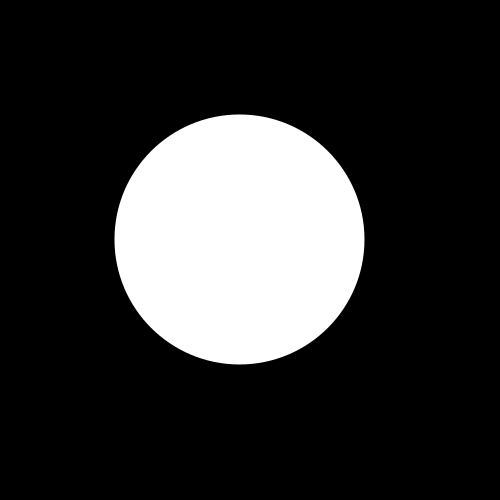
#> input picture Experiment_Data/01222026/dot2.png, 500 x 500 px, found by its file name
$ python prep.py
#> lines starting #> are read from the running program, lines starting #| are printed output that depends on the picture

import cv2
import numpy as np
import matplotlib.pyplot as plt
import os

def load_and_crop(path, target_shape=None):
    """Load, Center Crop (Aspect Ratio Preserved), and Resize."""
    img = cv2.imread(path)
    if img is None: raise FileNotFoundError(f"Image not found at {path}")
    if len(img.shape) == 3: img_gray = cv2.cvtColor(img, cv2.COLOR_BGR2GRAY)
    else: img_gray = img

    if target_shape is None: return img_gray

    h, w = img_gray.shape
    target_h, target_w = target_shape
    crop_size = min(h, w)

    center_y, center_x = h // 2, w // 2
    start_x = center_x - (crop_size // 2)
    start_y = center_y - (crop_size // 2)

    cropped_img = img_gray[start_y:start_y+crop_size, start_x:start_x+crop_size]
    resized_img = cv2.resize(cropped_img, (target_w, target_h), interpolation=cv2.INTER_AREA)
    return resized_img

def get_centroid_and_area(img, sigma=0):
    """Calculate Centroid and Area with optional blur for stability."""
    proc_img = img.copy()
    if sigma > 0: proc_img = cv2.GaussianBlur(proc_img, (0, 0), sigma)
    _, thresh = cv2.threshold(proc_img, 30, 255, cv2.THRESH_TOZERO)
    M = cv2.moments(thresh)
    if M["m00"] == 0: return (img.shape[1]/2, img.shape[0]/2), 1.0
    cX = int(M["m10"] / M["m00"])
    cY = int(M["m01"] / M["m00"])
    area = M["m00"]
    return (cX, cY), area

def align_and_scale(source, target, sigma=0, manual_shift=(0,0), manual_scale_mult=1.0):
    """Aligns source to target (Auto + Manual Offset)."""
    h, w = target.shape

    # Auto Calc
    (cX_src, cY_src), area_src = get_centroid_and_area(source, sigma=sigma)
    (cX_tgt, cY_tgt), area_tgt = get_centroid_and_area(target, sigma=0)

    # Shift
    dx = (cX_tgt - cX_src) + manual_shift[0]
    dy = (cY_tgt - cY_src) + manual_shift[1]
    M_trans = np.float32([[1, 0, dx], [0, 1, dy]])
    translated_img = cv2.warpAffine(source, M_trans, (w, h))

    # Scale
    auto_scale = np.sqrt(area_tgt / area_src)
    final_scale = auto_scale * manual_scale_mult
    M_scale = cv2.getRotationMatrix2D((cX_tgt, cY_tgt), 0, final_scale)
    scaled_img = cv2.warpAffine(translated_img, M_scale, (w, h))

    return scaled_img, (dx, dy), final_scale

def normalize_intensity(img):
    """Normalize to 0.0 ~ 1.0"""
    img_float = img.astype(float)
    min_val, max_val = np.min(img_float), np.max(img_float)
    if max_val - min_val == 0: return img_float
    return (img_float - min_val) / (max_val - min_val)

def calculate_psnr(img1, img2):
    """Calculate PSNR between two normalized images (0.0 ~ 1.0)."""
    mse = np.mean((img1 - img2) ** 2)
    if mse == 0:
        return float('inf') # Perfect match
    max_pixel = 1.0
    psnr = 20 * np.log10(max_pixel / np.sqrt(mse))
    return psnr

# --- Main Execution ---

# 1. Path Setup (Change these paths if needed)
camera_img_path = '01222026/Image__2026-01-20__17-34-22.jpg'
target_img_path = '01222026/dot2.png'

# 2. Check & Load
if not os.path.exists(target_img_path):
    print(f"Warning: Target file not found at {os.getcwd()}")
    # For demo purposes, creating a dummy target if file is missing (Remove this in real use)
    target_img = np.zeros((512, 512), dtype=np.uint8)
    cv2.circle(target_img, (256, 256), 100, 255, -1)
else:
    target_img = cv2.imread(target_img_path, cv2.IMREAD_GRAYSCALE)
#> target_img is the input picture: shape (500, 500); min 0, max 255, mean 50.1

if not os.path.exists(camera_img_path):
    print(f"Warning: Camera file not found. Using dummy.")
    camera_img = np.zeros((720, 1080), dtype=np.uint8) # Dummy
else:
    camera_img = load_and_crop(camera_img_path, target_shape=target_img.shape)
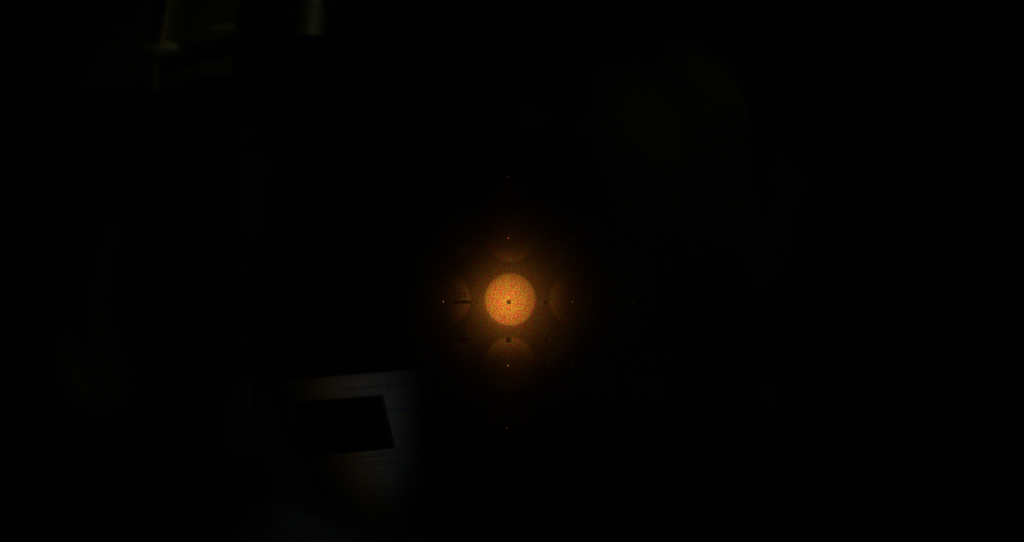
#> input picture Experiment_Data/01222026/Image__2026-01-20__17-34-22.jpg, 4096 x 2168 px, found by its file name (shown at 1/4 size)
#> in load_and_crop, img is the input picture: shape (2168, 4096, 3); mean B, G, R 1, 2, 2.9
#> in load_and_crop, `resized_img = cv2.resize(cropped_img, (target_w, target_h), interpolat..`:
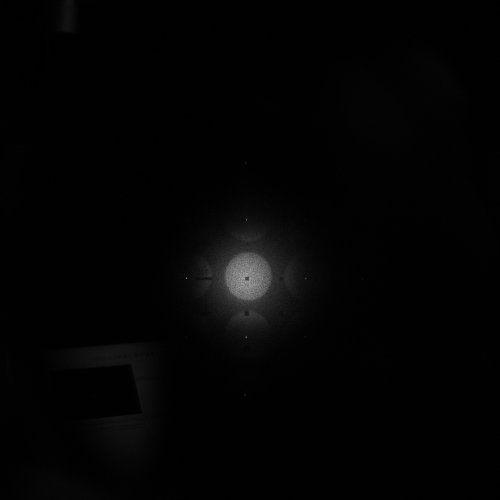
#> resized_img: shape (500, 500); min 0, max 167, mean 3.5

# ==========================================
# Manual Tuning Section
# ==========================================
manual_shift_x, manual_shift_y = -1.5, 2.5
manual_scale_adj = 0.908
# ==========================================

# 3. Process
blur_sigma = 3
final_img, shift, scale = align_and_scale(
    camera_img, target_img,
    sigma=blur_sigma,
    manual_shift=(manual_shift_x, manual_shift_y),
    manual_scale_mult=manual_scale_adj
)
#> in get_centroid_and_area, `M = cv2.moments(thresh)`: M = moments, m00 349204, centre m10/m00, m01/m00 = (246.6, 278.4)
#> in get_centroid_and_area, `cX = int(M["m10"] / M["m00"])`: cX = 246
#> in get_centroid_and_area, `cY = int(M["m01"] / M["m00"])`: cY = 278
#> in get_centroid_and_area, `area = M["m00"]`: area = 349204
#> in align_and_scale, `(cX_src, cY_src), area_src = get_centroid_and_area(source, sigma=sigma)`: cX_src = 246; cY_src = 278; area_src = 349204
#> in align_and_scale, `(cX_tgt, cY_tgt), area_tgt = get_centroid_and_area(target, sigma=0)`: cX_tgt = 238; area_tgt = 12513749
#> in align_and_scale, `dx = (cX_tgt - cX_src) + manual_shift[0]`: dx = -9.5
#> in align_and_scale, `dy = (cY_tgt - cY_src) + manual_shift[1]`: dy = -37.5
#> in align_and_scale, `M_trans = np.float32([[1, 0, dx], [0, 1, dy]])`: M_trans = [[1, 0, -9.5], [0, 1, -37.5]]
#> in align_and_scale, `translated_img = cv2.warpAffine(source, M_trans, (w, h))`:
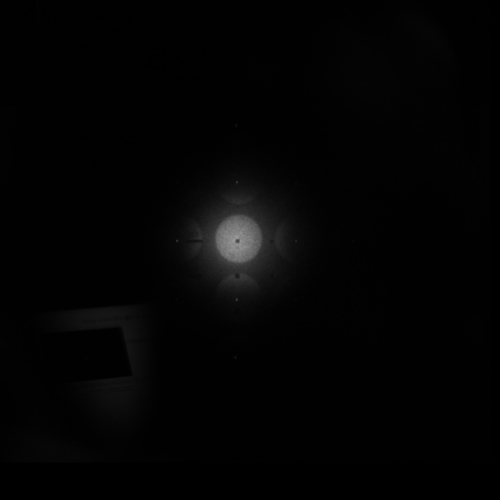
#> translated_img: shape (500, 500); min 0, max 158, mean 3.5
#> in align_and_scale, `auto_scale = np.sqrt(area_tgt / area_src)`: auto_scale = 5.99
#> in align_and_scale, `final_scale = auto_scale * manual_scale_mult`: final_scale = 5.44
#> in align_and_scale, `M_scale = cv2.getRotationMatrix2D((cX_tgt, cY_tgt), 0, final_scale)`: M_scale = [[5.44, 0, -1055.7], [0, 5.44, -1055.7]]
#> in align_and_scale, `scaled_img = cv2.warpAffine(translated_img, M_scale, (w, h))`:
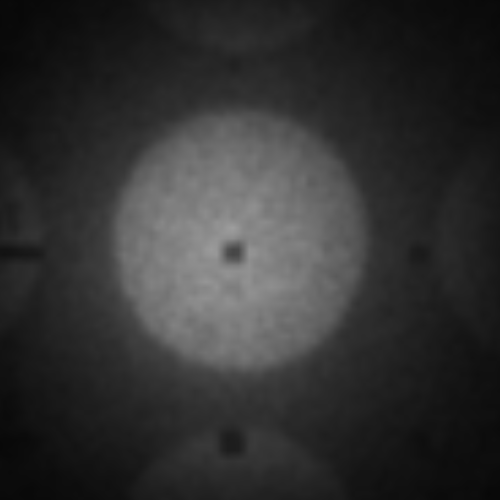
#> scaled_img: shape (500, 500); min 8, max 157, mean 49
#> shift = (-9.5, -37.5); scale = 5.44

# 4. Normalize and save intermediate images
norm_camera = normalize_intensity(final_img)
#> in normalize_intensity, `min_val, max_val = np.min(img_float), np.max(img_float)`: min_val = 8; max_val = 157
#> in normalize_intensity, `return (img_float - min_val) / (max_val - min_val)`:
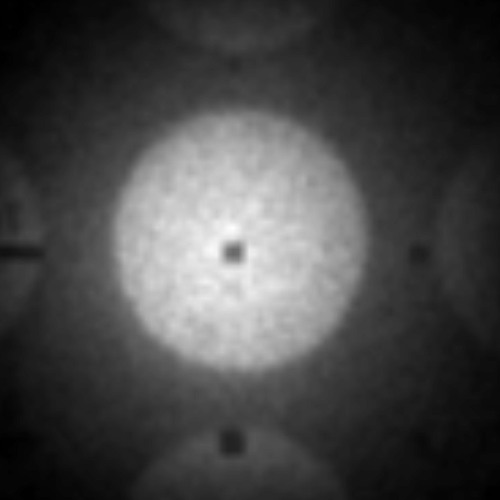
#> returned value: shape (500, 500) float64; min 0, max 1, mean 0.275
norm_target = normalize_intensity(target_img)

plt.imsave('Norm_camera.png', norm_camera, cmap='gray')
plt.imsave('Norm_target.png', norm_target, cmap='gray')

# 5. Analysis (Diff & PSNR)
diff_map = norm_camera - norm_target
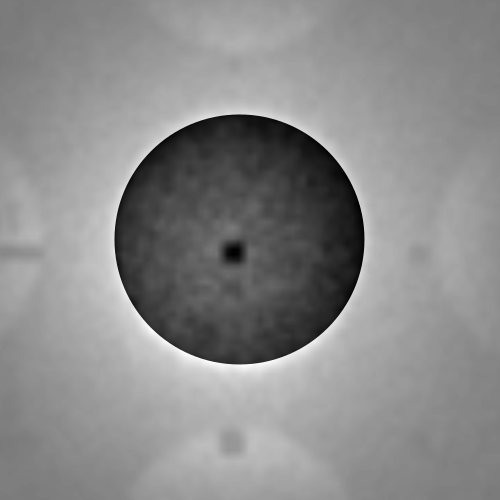
#> diff_map: shape (500, 500) float64; min -0.584, max 0.638, mean 0.079; drawn with min black and max white
psnr_val = calculate_psnr(norm_camera, norm_target)
#> in calculate_psnr, `mse = np.mean((img1 - img2) ** 2)`: mse = 0.049
#> in calculate_psnr, `psnr = 20 * np.log10(max_pixel / np.sqrt(mse))`: psnr = 13.1
#> psnr_val = 13.1

# --- Visualization ---
plt.figure(figsize=(15, 6)) # Width increased for 5 plots

# Plot 1: Cropped Input
plt.subplot(1, 4, 1)
plt.title("1. Camera raw")
plt.imshow(camera_img, cmap='gray')
plt.axis('off')

# Plot 2: Aligned Result (+ PSNR)
plt.subplot(1, 4, 2)
plt.title(f"2. Camera mag & aligned \nPSNR: {psnr_val:.2f} dB")
plt.imshow(norm_camera, cmap='gray')
plt.axis('off')

# Plot 3: Target
plt.subplot(1, 4, 3)
plt.title("3. Target")
plt.imshow(target_img, cmap='gray')
plt.axis('off')

# Plot 4: Difference Map
plt.subplot(1, 4, 4)
plt.title("4. Difference Map \n (Camera - Target)")
im = plt.imshow(diff_map, cmap='seismic', vmin=-1, vmax=1)
plt.colorbar(im, fraction=0.046, pad=0.04)
plt.axis('off')
plt.tight_layout()
plt.show()

# Plot 5: Difference Histogram
plt.title("5. Difference Histogram")
# Flatten the 2D array to 1D and plot
plt.hist(diff_map.ravel(), bins=60, color='gray', alpha=0.7, range=(-1, 1))
plt.axvline(0, color='red', linestyle='--', linewidth=1) # Zero line
plt.xlabel("Difference Value")
plt.ylabel("Pixel Count")
plt.grid(True, alpha=0.3)
plt.xlim(-1, 1)
plt.show()
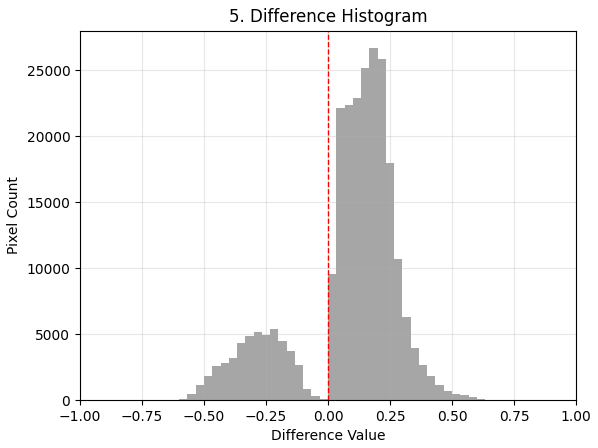
#> figure drawn by matplotlib, 1 panel; tallest bar 26660 high, from x = 0.167 to 0.2

print(f"Final PSNR: {psnr_val:.4f} dB")
#| Final PSNR: 13.0956 dB
